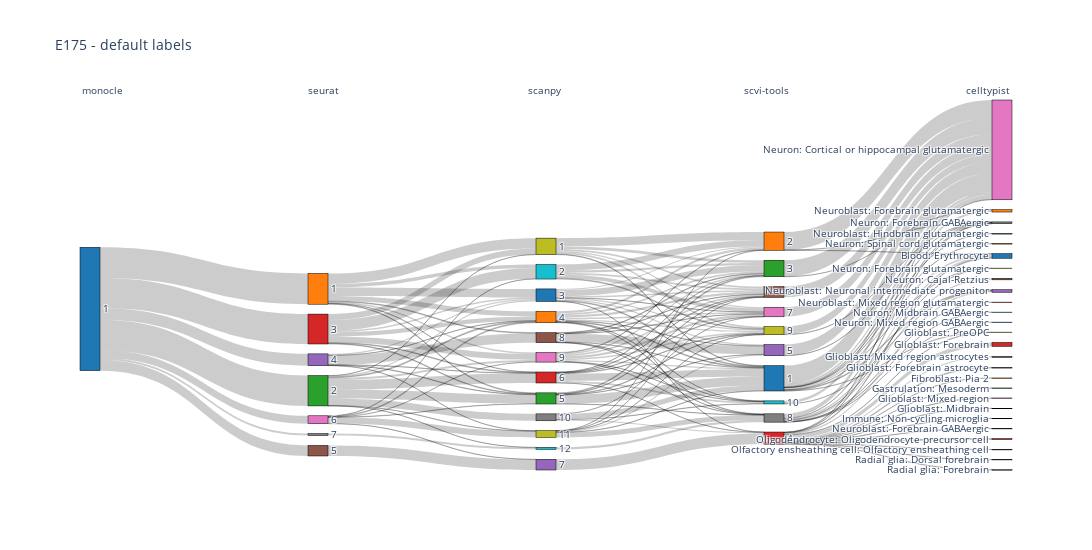
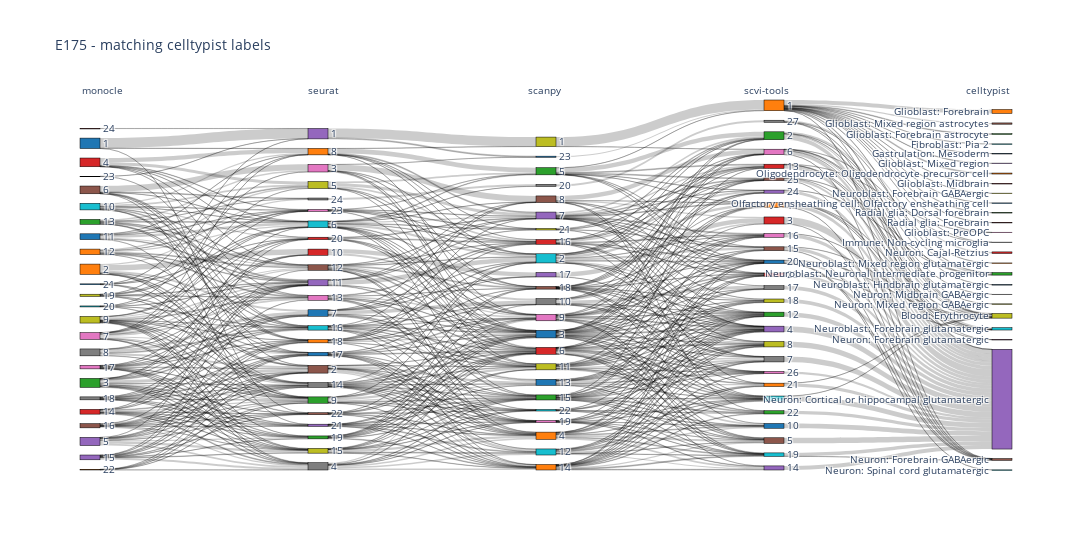

Write notebook code for charts like these, in order.
### Code cell
for tuning in PARAMS_TUNING:
    print('------------------------------')
    print(f'{DATASET_NAME} - matching {tuning} labels' if tuning != 'default' else f'{DATASET_NAME} - default labels')
    
    # concat tools labels
    labels_df = pd.read_csv(f'{DIR}{DATASET_NAME}/COTAN/{tuning}/clustering_labels.csv', index_col=0)
    labels_df.rename(columns={"cluster": "cluster_COTAN"}, inplace=True)
    for tool in [t for t in TOOLS if t != 'COTAN']:
        tool_labels_df = pd.read_csv(f'{DIR}{DATASET_NAME}/{tool}/{tuning}/clustering_labels.csv', index_col=0)
        labels_df = labels_df.merge(tool_labels_df, how='inner', on='cell')
        labels_df.rename(columns={"cluster": f"cluster_{tool}"}, inplace=True)
    
    # load and concat celltypist labels
    celltypist_df = pd.read_csv(f'{DIR}{DATASET_NAME}/E17_5_Devel_Mouse_Brain_predicted_labels.csv', index_col=0)
    celltypist_df = labels_df.merge(celltypist_df, how='inner', on='cell')
    celltypist_df.rename(columns={"predicted_labels": f"cluster_celltypist"}, inplace=True)
    
    display(labels_df)

    # read dataset
    adata = sc.read_csv(
        f'./data/{DATASET_NAME}/CorticalCells_GSM2861514_E175_cleaned.csv',
        first_column_names=None
    )
    adata = adata.T
    # keep only labelled cells
    adata.var_names_make_unique()
    subset_cells = adata.obs_names.isin(labels_df.index)
    adata = adata[subset_cells, :]

    # compute silhouette score
    silhouette = {}
    for tool in TOOLS:
        try:
            silhouette[tool] = silhouette_score(adata.X, labels_df[f'cluster_{tool}'])
        except:
            silhouette[tool] = np.nan
    if tuning=='celltypist':
        silhouette['celltypist'] = silhouette_score(adata.X, celltypist_df[f'cluster_celltypist'])
    silhouette_df = pd.DataFrame(silhouette, index=[0])
    silhouette_df.to_csv(f'{DIR}{DATASET_NAME}/{tuning}_silhouette.csv')
    silhouette_df.to_latex(f'{DIR}{DATASET_NAME}/{tuning}_silhouette.tex')

    # compute scores comparing each tool labels with celltypist labels
    if tuning == 'celltypist' or tuning == 'default':
        compute_scores(DIR, DATASET_NAME, celltypist_df, tuning, 'celltypist')
        labels = []
        labels_titles = []
        for tool in TOOLS:
            labels.append(celltypist_df[f'cluster_{tool}'].to_list())
            labels_titles.append(tool)
        labels.append(celltypist_df[f'cluster_celltypist'].to_list())#.map(celltypist_mapping_df['go'].to_dict()).to_list())
        labels_titles.append('celltypist')
        title = f'{DATASET_NAME} - matching {tuning} labels' if tuning != 'default' else f'{DATASET_NAME} - default labels'
        sankey_plot(
            labels=labels,
            labels_titles=labels_titles,
            title=title, path=f'{DIR}{DATASET_NAME}/{tuning}_celltypist.html',
            height=550,
            width=1400
        )

### Figure 1 — Plotly figure (JSON) as saved in the notebook; plotly's stock layout.template omitted (floating-point values rounded to 4 significant figures; data arrays with more than 128 entries replaced by an {"elided": "..."} marker saying what was removed)
{"data": [{"link": {"source": {"elided": "161 int values"}, "target": {"elided": "161 int values"}, "value": {"elided": "161 int values"}}, "node": {"color": ["#1f77b4", "#ff7f0e", "#2ca02c", "#d62728", "#9467bd", "#8c564b", "#e377c2", "#7f7f7f", "#bcbd22", "#17becf", "#1f77b4", "#ff7f0e", "#2ca02c", "#d62728", "#9467bd", "#8c564b", "#e377c2", "#7f7f7f", "#bcbd22", "#17becf", "#1f77b4", "#ff7f0e", "#2ca02c", "#d62728", "#9467bd", "#8c564b", "#e377c2", "#7f7f7f", "#bcbd22", "#17becf", "#1f77b4", "#ff7f0e", "#2ca02c", "#d62728", "#9467bd", "#8c564b", "#e377c2", "#7f7f7f", "#bcbd22", "#17becf", "#1f77b4", "#ff7f0e", "#2ca02c", "#d62728", "#9467bd", "#8c564b", "#e377c2", "#7f7f7f", "#bcbd22", "#17becf", "#1f77b4", "#ff7f0e", "#2ca02c", "#d62728", "#9467bd", "#8c564b"], "label": [1, 1, 2, 3, 4, 5, 6, 7, 1, 2, 3, 4, 5, 6, 7, 8, 9, 10, 11, 12, 1, 2, 3, 4, 5, 6, 7, 8, 9, 10, "Blood: Erythrocyte", "Fibroblast: Pia 2", "Gastrulation: Mesoderm", "Glioblast: Forebrain", "Glioblast: Forebrain astrocyte", "Glioblast: Midbrain", "Glioblast: Mixed region", "Glioblast: Mixed region astrocytes", "Glioblast: PreOPC", "Immune: Non-cycling microglia", "Neuroblast: Forebrain GABAergic", "Neuroblast: Forebrain glutamatergic", "Neuroblast: Hindbrain glutamatergic", "Neuroblast: Mixed region glutamatergic", "Neuroblast: Neuronal intermediate progenitor", "Neuron: Cajal-Retzius", "Neuron: Cortical or hippocampal glutamatergic", "Neuron: Forebrain GABAergic", "Neuron: Forebrain glutamatergic", "Neuron: Midbrain GABAergic", "Neuron: Mixed region GABAergic", "Neuron: Spinal cord glutamatergic", "Olfactory ensheathing cell: Olfactory ensheathing cell", "Oligodendrocyte: Oligodendrocyte precursor cell", "Radial glia: Dorsal forebrain", "Radial glia: Forebrain"], "line": {"color": "black", "width": 0.5}, "pad": 15, "thickness": 20}, "type": "sankey"}], "layout": {"annotations": [{"showarrow": false, "text": "monocle", "x": 0, "xref": "x", "y": 1.05, "yref": "paper"}, {"showarrow": false, "text": "seurat", "x": 1, "xref": "x", "y": 1.05, "yref": "paper"}, {"showarrow": false, "text": "scanpy", "x": 2, "xref": "x", "y": 1.05, "yref": "paper"}, {"showarrow": false, "text": "scvi-tools", "x": 3, "xref": "x", "y": 1.05, "yref": "paper"}, {"showarrow": false, "text": "celltypist", "x": 4, "xref": "x", "y": 1.05, "yref": "paper"}], "font": {"size": 10}, "height": 550, "plot_bgcolor": "rgba(0,0,0,0)", "title": {"text": "E175 - default labels"}, "width": 1400, "xaxis": {"showgrid": false, "visible": false, "zeroline": false}, "yaxis": {"showgrid": false, "visible": false, "zeroline": false}}}

### Figure 2 — Plotly figure (JSON) as saved in the notebook; plotly's stock layout.template omitted (floating-point values rounded to 4 significant figures; data arrays with more than 128 entries replaced by an {"elided": "..."} marker saying what was removed)
{"data": [{"link": {"source": {"elided": "652 int values"}, "target": {"elided": "652 int values"}, "value": {"elided": "652 int values"}}, "node": {"color": ["#1f77b4", "#ff7f0e", "#2ca02c", "#d62728", "#9467bd", "#8c564b", "#e377c2", "#7f7f7f", "#bcbd22", "#17becf", "#1f77b4", "#ff7f0e", "#2ca02c", "#d62728", "#9467bd", "#8c564b", "#e377c2", "#7f7f7f", "#bcbd22", "#17becf", "#1f77b4", "#ff7f0e", "#2ca02c", "#d62728", "#9467bd", "#8c564b", "#e377c2", "#7f7f7f", "#bcbd22", "#17becf", "#1f77b4", "#ff7f0e", "#2ca02c", "#d62728", "#9467bd", "#8c564b", "#e377c2", "#7f7f7f", "#bcbd22", "#17becf", "#1f77b4", "#ff7f0e", "#2ca02c", "#d62728", "#9467bd", "#8c564b", "#e377c2", "#7f7f7f", "#bcbd22", "#17becf", "#1f77b4", "#ff7f0e", "#2ca02c", "#d62728", "#9467bd", "#8c564b", "#e377c2", "#7f7f7f", "#bcbd22", "#17becf", "#1f77b4", "#ff7f0e", "#2ca02c", "#d62728", "#9467bd", "#8c564b", "#e377c2", "#7f7f7f", "#bcbd22", "#17becf", "#1f77b4", "#ff7f0e", "#2ca02c", "#d62728", "#9467bd", "#8c564b", "#e377c2", "#7f7f7f", "#bcbd22", "#17becf", "#1f77b4", "#ff7f0e", "#2ca02c", "#d62728", "#9467bd", "#8c564b", "#e377c2", "#7f7f7f", "#bcbd22", "#17becf", "#1f77b4", "#ff7f0e", "#2ca02c", "#d62728", "#9467bd", "#8c564b", "#e377c2", "#7f7f7f", "#bcbd22", "#17becf", "#1f77b4", "#ff7f0e", "#2ca02c", "#d62728", "#9467bd", "#8c564b", "#e377c2", "#7f7f7f", "#bcbd22", "#17becf", "#1f77b4", "#ff7f0e", "#2ca02c", "#d62728", "#9467bd", "#8c564b", "#e377c2", "#7f7f7f", "#bcbd22", "#17becf", "#1f77b4", "#ff7f0e", "#2ca02c", "#d62728"], "label": [1, 2, 3, 4, 5, 6, 7, 8, 9, 10, 11, 12, 13, 14, 15, 16, 17, 18, 19, 20, 21, 22, 23, 24, 1, 2, 3, 4, 5, 6, 7, 8, 9, 10, 11, 12, 13, 14, 15, 16, 17, 18, 19, 20, 21, 22, 23, 24, 1, 2, 3, 4, 5, 6, 7, 8, 9, 10, 11, 12, 13, 14, 15, 16, 17, 18, 19, 20, 21, 22, 23, 1, 2, 3, 4, 5, 6, 7, 8, 9, 10, 11, 12, 13, 14, 15, 16, 17, 18, 19, 20, 21, 22, 23, 24, 25, 26, 27, "Blood: Erythrocyte", "Fibroblast: Pia 2", "Gastrulation: Mesoderm", "Glioblast: Forebrain", "Glioblast: Forebrain astrocyte", "Glioblast: Midbrain", "Glioblast: Mixed region", "Glioblast: Mixed region astrocytes", "Glioblast: PreOPC", "Immune: Non-cycling microglia", "Neuroblast: Forebrain GABAergic", "Neuroblast: Forebrain glutamatergic", "Neuroblast: Hindbrain glutamatergic", "Neuroblast: Mixed region glutamatergic", "Neuroblast: Neuronal intermediate progenitor", "Neuron: Cajal-Retzius", "Neuron: Cortical or hippocampal glutamatergic", "Neuron: Forebrain GABAergic", "Neuron: Forebrain glutamatergic", "Neuron: Midbrain GABAergic", "Neuron: Mixed region GABAergic", "Neuron: Spinal cord glutamatergic", "Olfactory ensheathing cell: Olfactory ensheathing cell", "Oligodendrocyte: Oligodendrocyte precursor cell", "Radial glia: Dorsal forebrain", "Radial glia: Forebrain"], "line": {"color": "black", "width": 0.5}, "pad": 15, "thickness": 20}, "type": "sankey"}], "layout": {"annotations": [{"showarrow": false, "text": "monocle", "x": 0, "xref": "x", "y": 1.05, "yref": "paper"}, {"showarrow": false, "text": "seurat", "x": 1, "xref": "x", "y": 1.05, "yref": "paper"}, {"showarrow": false, "text": "scanpy", "x": 2, "xref": "x", "y": 1.05, "yref": "paper"}, {"showarrow": false, "text": "scvi-tools", "x": 3, "xref": "x", "y": 1.05, "yref": "paper"}, {"showarrow": false, "text": "celltypist", "x": 4, "xref": "x", "y": 1.05, "yref": "paper"}], "font": {"size": 10}, "height": 550, "plot_bgcolor": "rgba(0,0,0,0)", "title": {"text": "E175 - matching celltypist labels"}, "width": 1400, "xaxis": {"showgrid": false, "visible": false, "zeroline": false}, "yaxis": {"showgrid": false, "visible": false, "zeroline": false}}}
